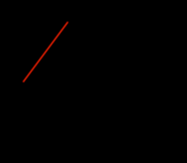
%> input picture data/test_ground_dist/img1.png, 187 x 163 px
$ octave test_ground_dist.m   (GNU Octave 9; MATLAB toolbox functions it lacks are replaced by stand-ins)
%> lines starting %> are read from the running program, lines starting %| are printed output that depends on the picture
% TTest Ground Distance

% Load two sample images
img1 = imread('/Users/meko/Documents/MATLAB/Anomaly_Detection/data/test_ground_dist/img1.png');
%> img1 is the input picture: size 163x187x3 uint8; mean R, G, B 0.9, 0.1, 0
img2 = imread('/Users/meko/Documents/MATLAB/Anomaly_Detection/data/test_ground_dist/img2.png');
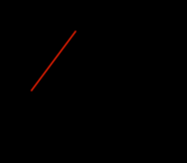
%> input picture data/test_ground_dist/img2.png, 187 x 163 px
%> img2 is the input picture: size 163x187x3 uint8; mean R, G, B 0.9, 0.1, 0
img3 = imread('/Users/meko/Documents/MATLAB/Anomaly_Detection/data/test_ground_dist/img3.png');
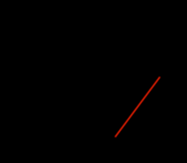
%> input picture data/test_ground_dist/img3.png, 187 x 163 px
%> img3 is the input picture: size 163x187x3 uint8; mean R, G, B 0.9, 0.1, 0
img4 = imread('/Users/meko/Documents/MATLAB/Anomaly_Detection/data/test_ground_dist/img4.png');
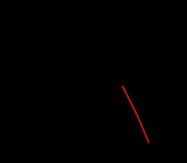
%> input picture data/test_ground_dist/img4.png, 187 x 163 px
%> img4 is the input picture: size 163x187x3 uint8; mean R, G, B 0.8, 0.1, 0
path = '/Users/meko/Documents/MATLAB/Anomaly_Detection/data/carpet';
path_normal = '/train/good';
path_anomal = '/test/hole';
img11 = imread(strcat(path,path_normal,'/000.png'));
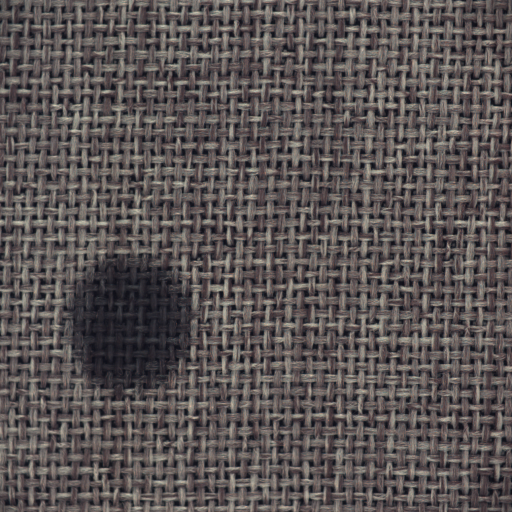
%> input picture data/carpet/test/color/000.png, 1024 x 1024 px (shown at 1/2 size)
%> img11 is the input picture: size 1024x1024x3 uint8; mean R, G, B 89.3, 83, 82.6
img22 = imread(strcat(path,path_anomal,'/004.png'));
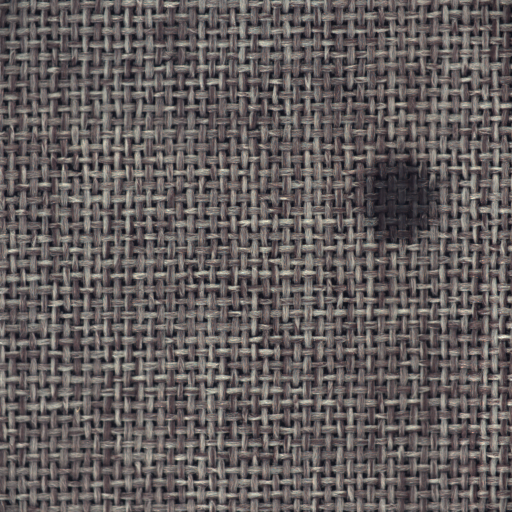
%> input picture data/carpet/test/color/004.png, 1024 x 1024 px (shown at 1/2 size)
%> img22 is the input picture: size 1024x1024x3 uint8; mean R, G, B 97.8, 91.7, 91.3
%% Resize images
resize_factor = 0.5;
img1_resize = imresize(img1,resize_factor);
img2_resize = imresize(img2,resize_factor);
img3_resize = imresize(img3,resize_factor);
img4_resize = imresize(img4,resize_factor);
img11_resize = imresize(img11,resize_factor);
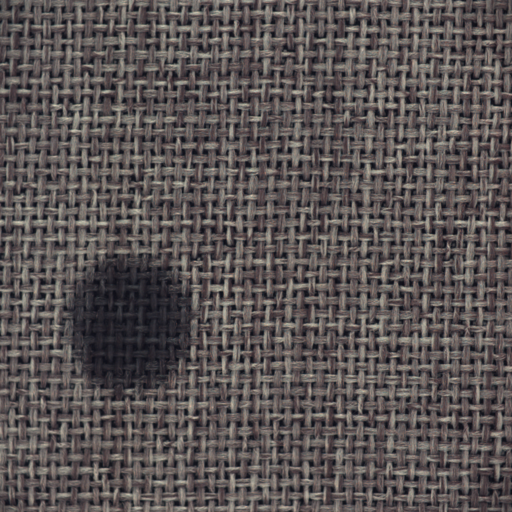
%> img11_resize: size 512x512x3 uint8; mean R, G, B 89.3, 83, 82.6
img22_resize = imresize(img22,resize_factor);
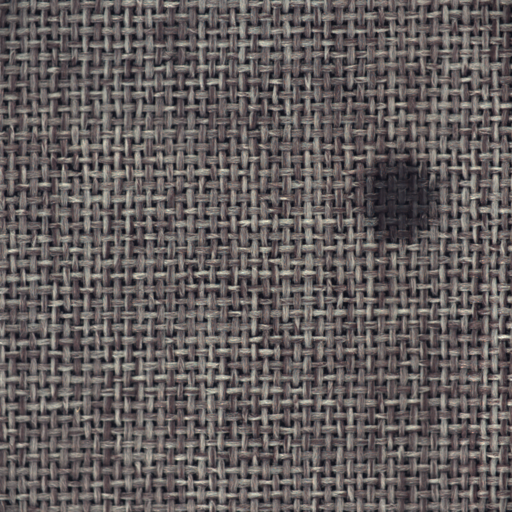
%> img22_resize: size 512x512x3 uint8; mean R, G, B 97.8, 91.7, 91.3
%% extract hog features
NumBins = 9;
CellSize = [8 8];
BlockSize = [2 2];
BlockOverlap = BlockSize/2;
%%
%> (the run ends here)
